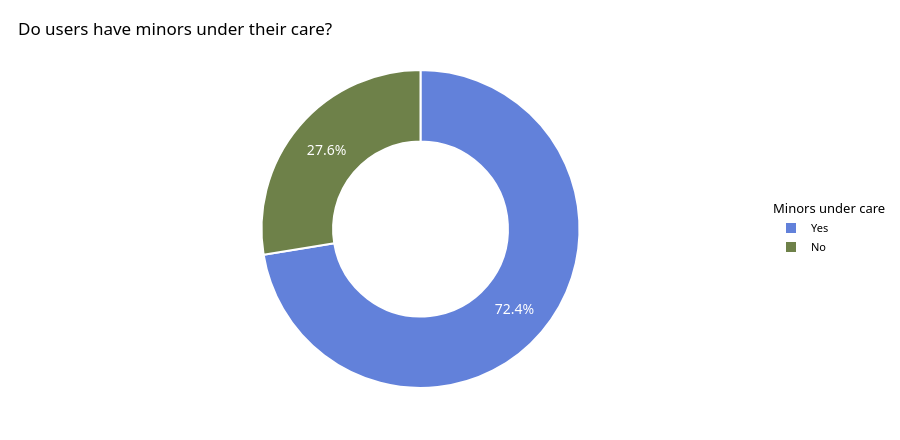

The notebook cell this image was saved under:
### Markdown cell above
### 2.3 Care responsibilities

### Code cell
# How many users report having minors (children) under their care? Percentage
# on each wedge; the legend carries the category names only.
minors = df['Minors'].value_counts()
labels = [en(MINORS_EN, str(k)) for k in minors.index]  # English labels

fig = go.Figure(go.Pie(
    labels=labels, values=minors.values, hole=0.55, sort=False,
    direction="clockwise", rotation=0,
    marker=dict(colors=cat_colors(len(minors)), line=dict(color=SURFACE, width=2)),
    texttemplate="%{percent:.1%}", textposition="inside",
    textfont=dict(color=SURFACE, size=14),
    hovertemplate="%{label}: %{value} (%{percent})<extra></extra>"))
fig.update_layout(
    title="Do users have minors under their care?",
    legend=dict(title="Minors under care", x=1.0, y=0.5, yanchor="middle"),
    height=440, margin=dict(t=70))
fig.show()

### Figure 1 — Plotly figure (JSON) as saved in the notebook; plotly's stock layout.template omitted (floating-point values rounded to 4 significant figures)
{"data": [{"direction": "clockwise", "hole": 0.55, "hovertemplate": "%{label}: %{value} (%{percent})<extra></extra>", "labels": ["Yes", "No"], "marker": {"colors": ["#6281DA", "#6E8149"], "line": {"color": "white", "width": 2}}, "rotation": 0, "sort": false, "textfont": {"color": "white", "size": 14}, "textposition": "inside", "texttemplate": "%{percent:.1%}", "type": "pie", "values": [685, 261]}], "layout": {"height": 440, "legend": {"title": {"text": "Minors under care"}, "x": 1, "y": 0.5, "yanchor": "middle"}, "margin": {"t": 70}, "title": {"text": "Do users have minors under their care?"}}}
